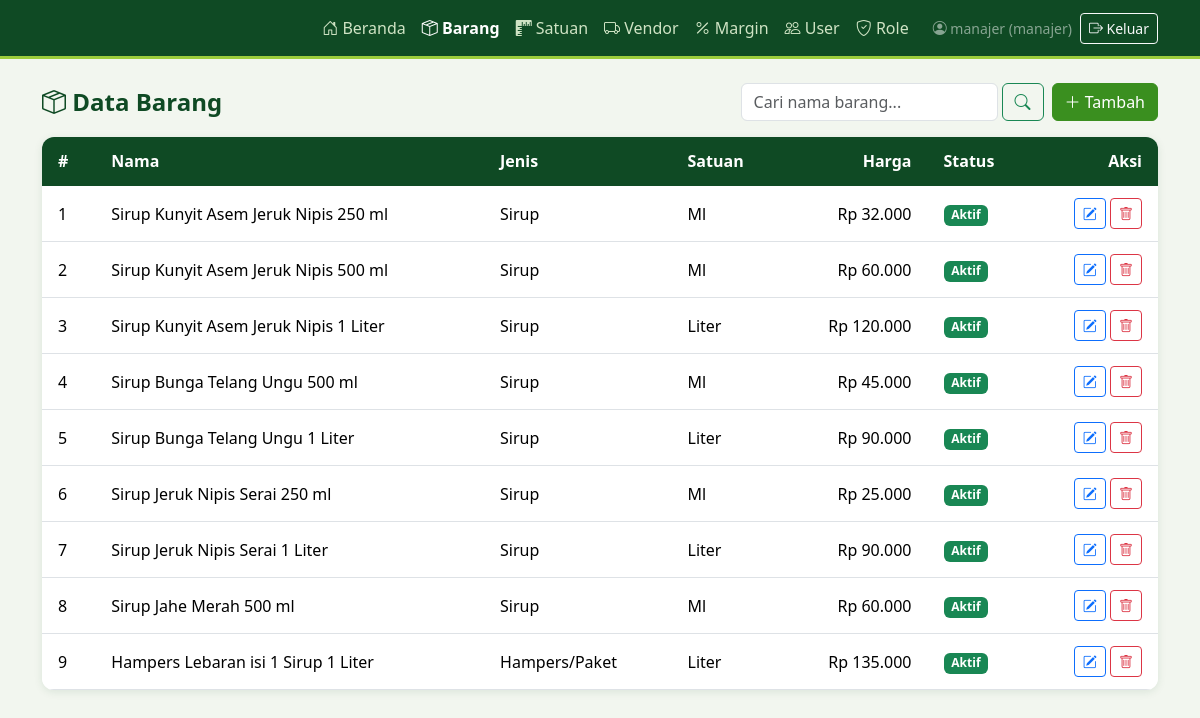
Screenshot of /barang.php (signed in) with the database file from the repository.
### tables this page shows
CREATE TABLE barang (
    idbarang INT NOT NULL AUTO_INCREMENT,
    jenis CHAR(1) NOT NULL,
    nama VARCHAR(45) NOT NULL,
    idsatuan INT NOT NULL,
    status TINYINT NOT NULL DEFAULT 1,
    harga INT NOT NULL,
    PRIMARY KEY (idbarang),
    CONSTRAINT fk_barang_satuan FOREIGN KEY (idsatuan) REFERENCES satuan(idsatuan)
);

CREATE TABLE satuan (
    idsatuan INT NOT NULL AUTO_INCREMENT,
    nama_satuan VARCHAR(45) NOT NULL,
    status TINYINT NOT NULL DEFAULT 1,
    PRIMARY KEY (idsatuan)
);

### koneksi.php (called while the page is built, shortened)
<?php
function e($teks) {
    return htmlspecialchars((string)$teks, ENT_QUOTES, 'UTF-8');
}

### barang.php (the view, shortened to what this page needs)
<?php
require 'koneksi.php';
$labelJenis = ['A' => 'Sirup', 'B' => 'Hampers/Paket'];
$cari = trim($_GET['q'] ?? '');
$st = $pdo->prepare("SELECT b.idbarang, b.jenis, b.nama, b.idsatuan, s.nama_satuan, b.status, b.harga
                    FROM barang b
                    JOIN satuan s ON s.idsatuan = b.idsatuan
                    WHERE b.nama LIKE ?
                    ORDER BY b.idbarang");
$st->execute(['%' . $cari . '%']);
$data = $st->fetchAll();
include 'header.php';
?>
<div class="d-flex justify-content-between align-items-center mb-3 flex-wrap gap-2">
<h4 class="mb-0"><i class="bi bi-box-seam"></i> Data Barang</h4>
<div class="d-flex gap-2">
    <form method="get" class="d-flex">
    <input type="text" name="q" value="<?= e($cari) ?>" class="form-control" placeholder="Cari nama barang...">
    <button class="btn btn-outline-success ms-1"><i class="bi bi-search"></i></button>
    </form>
    <button class="btn btn-hijau" data-bs-toggle="modal" data-bs-target="#modalForm"><i class="bi bi-plus-lg"></i> Tambah</button>
    </div>
</div>
<div class="card"><div class="table-responsive">
<table class="table table-hover align-middle mb-0">
<thead class="table-light"><tr><th>#</th><th>Nama</th><th>Jenis</th><th>Satuan</th><th class="text-end">Harga</th><th>Status</th><th class="text-end">Aksi</th></tr></thead>
<tbody>
<?php foreach ($data as $r): ?>
    <tr>
    <td><?= e($r['idbarang']) ?></td>
    <td><?= e($r['nama']) ?></td>
    <td><?= e($labelJenis[$r['jenis']] ?? $r['jenis']) ?></td>
    <td><?= e($r['nama_satuan']) ?></td>
    <td class="text-end">Rp <?= number_format($r['harga'], 0, ',', '.') ?></td>
    <td><?= $r['status'] == 1 ? '<span class="badge bg-success">Aktif</span>' : '<span class="badge bg-secondary">Nonaktif</span>' ?></td>
    <td class="text-end">
        <button class="btn btn-sm btn-outline-primary" data-bs-toggle="modal" data-bs-target="#modalForm"
        data-id="<?= e($r['idbarang']) ?>" data-nama="<?= e($r['nama']) ?>" data-jenis="<?= e($r['jenis']) ?>"
        data-idsatuan="<?= e($r['idsatuan']) ?>" data-harga="<?= e($r['harga']) ?>" data-status="<?= e($r['status']) ?>">
        <i class="bi bi-pencil-square"></i></button>
        <form method="post" class="d-inline" onsubmit="return confirm('Hapus data ini?')">
        <button class="btn btn-sm btn-outline-danger"><i class="bi bi-trash"></i></button>
        </form>
    </td>
</tr>
<?php endforeach; ?>
</tbody>
</table>
</div></div>
<?php include 'footer.php'; ?>

### header.php (style rules this page uses)
:root { --hijau-tua:#0f4a24; --hijau:#3a8f1f; --hijau-muda:#9ccc3c; }
body { background:#f2f6ef; }
h4 { color:var(--hijau-tua); font-weight:700; }
.btn-hijau { background:var(--hijau); border-color:var(--hijau); color:#fff; }
.card { border:0; border-radius:12px; overflow:hidden; box-shadow:0 2px 8px rgba(15,74,36,.10); }
.card .table thead th { background:var(--hijau-tua); color:#fff; border-color:var(--hijau-tua); }
.table th, .table td { padding:.75rem 1rem; }
th { white-space:nowrap; }

### rows the page displays
barang: idbarang "1", nama "Sirup Kunyit Asem Jeruk Nipis 250 ml", jenis "Sirup", idsatuan.nama_satuan "Ml", harga "32.000", status "Aktif"
barang: idbarang "2", nama "Sirup Kunyit Asem Jeruk Nipis 500 ml", jenis "Sirup", idsatuan.nama_satuan "Ml", harga "60.000", status "Aktif"
barang: idbarang "3", nama "Sirup Kunyit Asem Jeruk Nipis 1 Liter", jenis "Sirup", idsatuan.nama_satuan "Liter", harga "120.000", status "Aktif"
barang: idbarang "4", nama "Sirup Bunga Telang Ungu 500 ml", jenis "Sirup", idsatuan.nama_satuan "Ml", harga "45.000", status "Aktif"
barang: idbarang "5", nama "Sirup Bunga Telang Ungu 1 Liter", jenis "Sirup", idsatuan.nama_satuan "Liter", harga "90.000", status "Aktif"
barang: idbarang "6", nama "Sirup Jeruk Nipis Serai 250 ml", jenis "Sirup", idsatuan.nama_satuan "Ml", harga "25.000", status "Aktif"
barang: idbarang "7", nama "Sirup Jeruk Nipis Serai 1 Liter", jenis "Sirup", idsatuan.nama_satuan "Liter", harga "90.000", status "Aktif"
barang: idbarang "8", nama "Sirup Jahe Merah 500 ml", jenis "Sirup", idsatuan.nama_satuan "Ml", harga "60.000", status "Aktif"
barang: idbarang "9", nama "Hampers Lebaran isi 1 Sirup 1 Liter", jenis "Hampers/Paket", idsatuan.nama_satuan "Liter", harga "135.000", status "Aktif"

### other values shown
$m[1] "Beranda"
$m[1] "Barang"
$m[1] "Satuan"
$m[1] "Vendor"
$m[1] "Margin"
$m[1] "User"
$m[1] "Role"
$_SESSION['username'] "manajer"
$_SESSION['nama_role'] "manajer"
